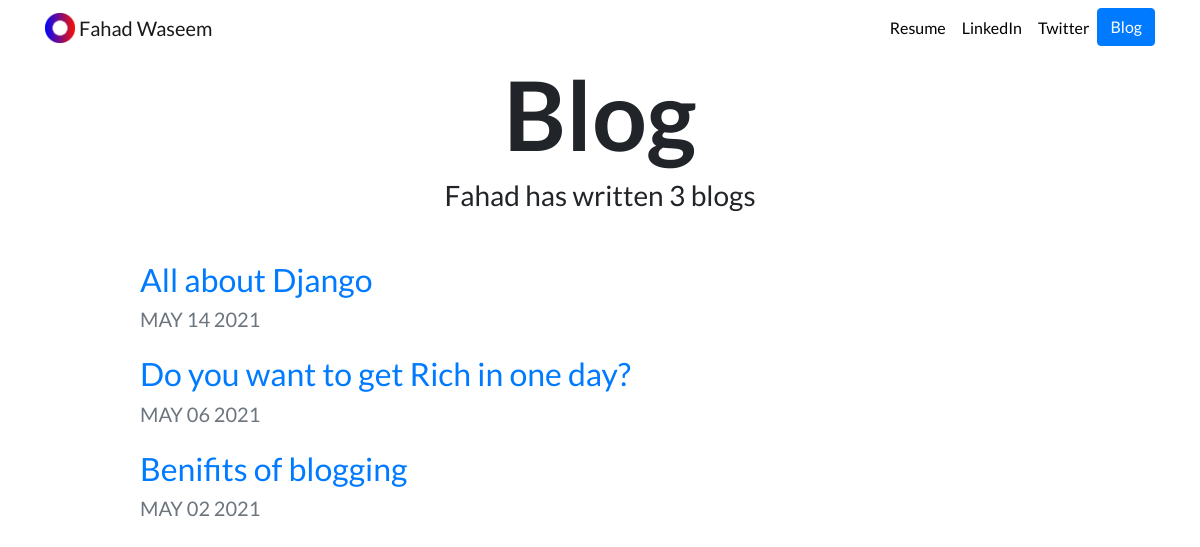
Screenshot of /blog/ with the database file from the repository.
### blog/models.py (models this page shows)
class Blog(models.Model):
    title = models.CharField(max_length=150)
    descreption = models.TextField()
    date = models.DateField()

### blog/views.py (the view)
# urls.py: path('', views.all_blog, name='all_blog'),
def all_blog(request):
    blog_count = Blog.objects.count
    blogs = Blog.objects.order_by('-date')[:3]
    return render(request, 'Blog/all_blogs.html', {'blogs': blogs, 'blog_count': blog_count})

### blog/templates/Blog/all_blogs.html (shortened to what this page needs)
{% extends "portfolio/base.html" %}
{% load static %}
{% block content %}
<h1 id="blogtitle" class="font-weight-bold text-center">Blog</h1>
<h3 class="text-center mb-5">Fahad has written {{ blogs.count }} blog{{ blogs.count|pluralize }}</h3>
{% for blog in blogs %}
<div class="row justify-content-center my-3">
  <div class="col-md-10">
    <a href="{% url 'blog:detail' blog.id %}">
      <h2>{{ blog.title }}</h2>
    </a>
    <h5 class="text-muted">{{ blog.date|date:'M d Y'|upper }}</h5>
  </div>
</div>
{% endfor %}
{% endblock %}

### portfolio/static/portfolio/custom.css (style rules this page uses)
body { font-family: 'Lato', sans-serif; }
#blogtitle { font-size: 6rem; }

### rows the page displays
Blog: title "All about Django", date "MAY 14 2021"
Blog: title "Do you want to get Rich in one day?", date "MAY 06 2021"
Blog: title "Benifits of blogging", date "MAY 02 2021"

### other values shown
{{ blogs.count }} "3"
